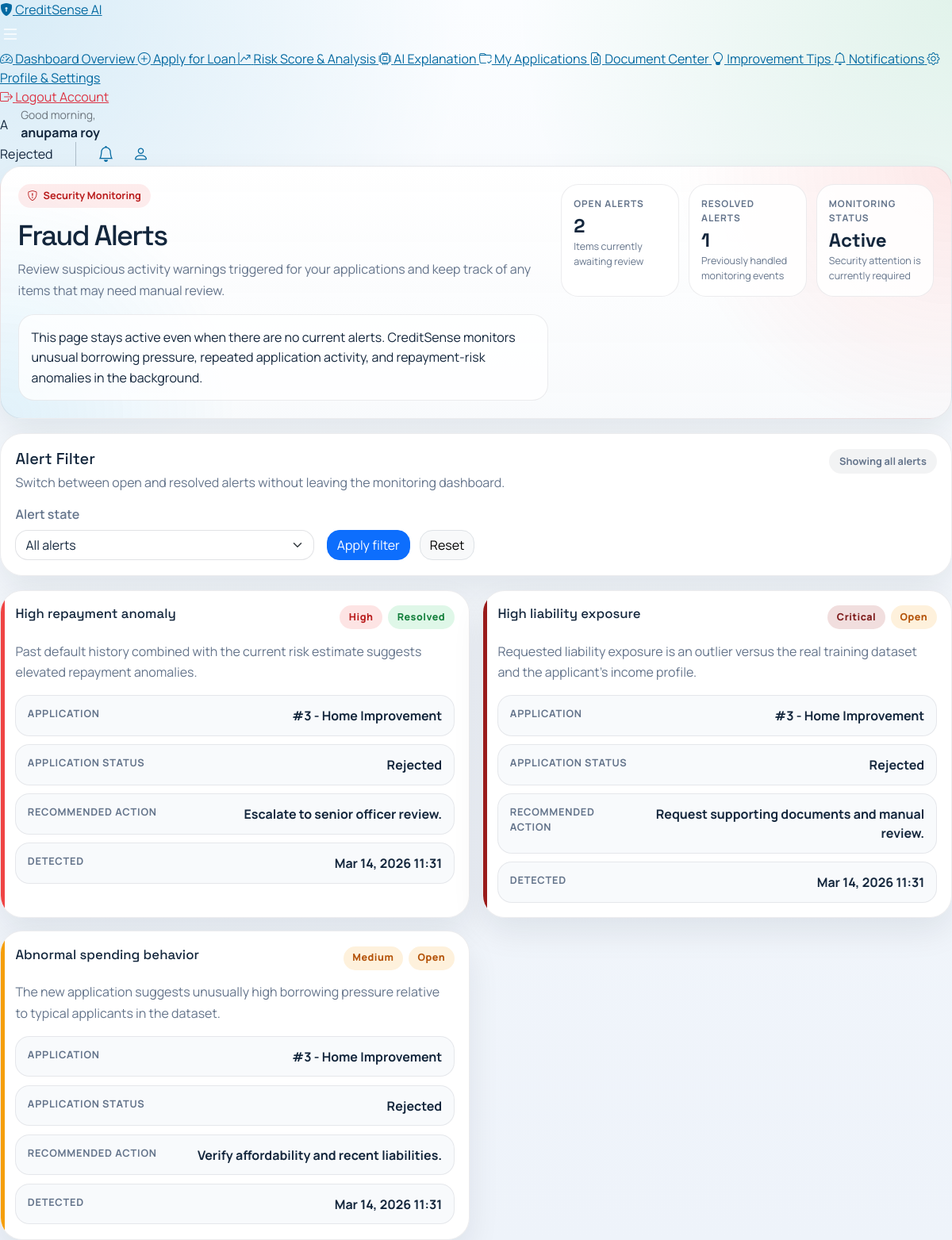
Screenshot of /user/fraud-alerts/ (signed in) with the database file from the repository.
### users/models.py (models this page shows, shortened)
class CustomUser(AbstractUser):
    ROLE_CHOICES = (
        ("USER", "User"),
        ("BANK_OFFICER", "Bank Officer"),
        ("ADMIN", "Admin"),
    )
    role = models.CharField(max_length=20, choices=ROLE_CHOICES, default="USER")
    phone_number = models.CharField(max_length=15, blank=True, null=True)
    pan_number = models.CharField(max_length=10, blank=True, null=True, unique=True)
    is_verified = models.BooleanField(default=False)
    profile_picture = models.ImageField(upload_to="profile_pics/", blank=True, null=True)

### credit_prediction/models.py (models this page shows, shortened)
class LoanApplication(models.Model):
    LOAN_INTENT_CHOICES = (
        ("PERSONAL", "Personal"),
        ("EDUCATION", "Education"),
        ("MEDICAL", "Medical"),
        ("VENTURE", "Venture"),
        ("HOMEIMPROVEMENT", "Home Improvement"),
        ("DEBTCONSOLIDATION", "Debt Consolidation"),
    )
    LOAN_GRADE_CHOICES = tuple((grade, grade) for grade in "ABCDEFG")
    STATUS_CHOICES = (
        ("PENDING", "Pending"),
        ("APPROVED", "Approved"),
        ("REJECTED", "Rejected"),
        ("VERIFICATION_REQUIRED", "Verification Required"),
    )
    user = models.ForeignKey(
        CustomUser,
        on_delete=models.CASCADE,
        related_name="loan_applications",
    )
    loan_intent = models.CharField(
        max_length=50,
        choices=LOAN_INTENT_CHOICES,
        help_text="Purpose of the loan",
    )
    loan_grade = models.CharField(
        max_length=5,
        choices=LOAN_GRADE_CHOICES,
        help_text="Assigned loan grade",
    )
    loan_amnt = models.FloatField(help_text="Requested loan amount")
    loan_int_rate = models.FloatField(help_text="Applied interest rate")
    loan_percent_income = models.FloatField(
        help_text="Loan amount as a percentage of annual income"
    )
    status = models.CharField(max_length=32, choices=STATUS_CHOICES, default="PENDING")
    is_flagged_by_officer = models.BooleanField(default=False)
    reviewed_by = models.ForeignKey(
        CustomUser,
        on_delete=models.SET_NULL,
        null=True,
        blank=True,
        related_name="reviewed_loans",
        limit_choices_to={"role": "BANK_OFFICER"},
    )
    decision_notes = models.TextField(blank=True, default="")
    reviewed_at = models.DateTimeField(null=True, blank=True)
    created_at = models.DateTimeField(auto_now_add=True)

class FraudAlert(models.Model):
    ALERT_TYPE_LABEL_ALIASES = {
        "Unusual transactions": "High liability exposure",
    }
    SEVERITY_CHOICES = (
        ("LOW", "Low"),
        ("MEDIUM", "Medium"),
        ("HIGH", "High"),
        ("CRITICAL", "Critical"),
    )
    user = models.ForeignKey(
        CustomUser,
        on_delete=models.CASCADE,
        related_name="fraud_alerts",
    )
    application = models.ForeignKey(
        LoanApplication,
        on_delete=models.CASCADE,
        null=True,
        blank=True,
        related_name="associated_alerts",
    )
    alert_type = models.CharField(
        max_length=100,
        help_text="E.g., Abnormal spending behavior, Multiple applications",
    )
    severity = models.CharField(
        max_length=20,
        choices=SEVERITY_CHOICES,
        help_text="Low, Medium, High, Critical",
    )
    description = models.TextField()
    recommended_action = models.CharField(max_length=255, blank=True, default="")
    resolved = models.BooleanField(default=False)
    detected_at = models.DateTimeField(auto_now_add=True)
    @property
    def display_alert_type(self):
        return self.ALERT_TYPE_LABEL_ALIASES.get(self.alert_type, self.alert_type)

### users/views.py (the view)
# urls.py: path("fraud-alerts/", views.fraud_alerts, name="fraud-alerts"),
@role_required("USER")
def fraud_alerts(request):
    all_alerts = request.user.fraud_alerts.select_related("application").order_by(
        "-detected_at"
    )
    selected_state = (request.GET.get("state") or "").strip()
    alerts = all_alerts
    if selected_state == "open":
        alerts = alerts.filter(resolved=False)
    elif selected_state == "resolved":
        alerts = alerts.filter(resolved=True)
    open_alert_count = all_alerts.filter(resolved=False).count()
    resolved_alert_count = all_alerts.filter(resolved=True).count()
    total_alert_count = open_alert_count + resolved_alert_count
    return render(
        request,
        "users/fraud_alerts.html",
        _user_context(
            "fraud-alerts",
            alerts=alerts,
            selected_state=selected_state,
            open_alert_count=open_alert_count,
            resolved_alert_count=resolved_alert_count,
            total_alert_count=total_alert_count,
        ),
    )

### templates/users/fraud_alerts.html (shortened to what this page needs)
{% extends 'users/base.html' %}
{% block user_content %}
<div class="fraud-page">
    <section class="fraud-hero">
        <div class="fraud-hero-grid">
            <div>
                <span class="fraud-kicker"><i class="bi bi-shield-exclamation"></i> Security Monitoring</span>
                <h1 class="fraud-title">Fraud Alerts</h1>
                <p class="fraud-copy">
                    Review suspicious activity warnings triggered for your applications and keep track of any items that may need manual review.
                </p>
                <div class="fraud-note">
                    This page stays active even when there are no current alerts. CreditSense monitors unusual borrowing pressure,
                    repeated application activity, and repayment-risk anomalies in the background.
                </div>
            </div>
            <div class="fraud-stat-grid">
                <div class="fraud-stat-card">
                    <span class="fraud-stat-label">Open Alerts</span>
                    <span class="fraud-stat-value">{{ open_alert_count }}</span>
                    <span class="fraud-stat-meta">Items currently awaiting review</span>
                </div>
                <div class="fraud-stat-card">
                    <span class="fraud-stat-label">Resolved Alerts</span>
                    <span class="fraud-stat-value">{{ resolved_alert_count }}</span>
                    <span class="fraud-stat-meta">Previously handled monitoring events</span>
                </div>
                <div class="fraud-stat-card">
                    <span class="fraud-stat-label">Monitoring Status</span>
                    <span class="fraud-stat-value">
                        {% if open_alert_count %}
                            Active
                        {% elif total_alert_count %}
                            Clear
                        {% else %}
                            Normal
                        {% endif %}
                    </span>
                    <span class="fraud-stat-meta">
                        {% if open_alert_count %}
                            Security attention is currently required
                        {% elif total_alert_count %}
                            No open alerts at the moment
                        {% else %}
                            No alerts have been recorded yet
                        {% endif %}
                    </span>
                </div>
            </div>
        </div>
    </section>
    <section class="fraud-filter-card">
        <div class="fraud-filter-head">
            <div>
                <h5>Alert Filter</h5>
                <p>Switch between open and resolved alerts without leaving the monitoring dashboard.</p>
            </div>
            <span class="fraud-filter-indicator">
                {% if selected_state == 'open' %}
                    Showing open alerts
                {% elif selected_state == 'resolved' %}
                    Showing resolved alerts
                {% else %}
                    Showing all alerts
                {% endif %}
            </span>
        </div>
        <form method="get" class="row g-3 align-items-end">
            <div class="col-md-4">
                <label class="form-label" for="state-filter">Alert state</label>
                <select class="form-select" id="state-filter" name="state">
                    <option value="">All alerts</option>
                </select>
            </div>
            <div class="col-md-8 fraud-filter-actions">
                <button class="btn btn-primary" type="submit">Apply filter</button>
                <a class="btn btn-light border" href="{% url 'users:fraud-alerts' %}">Reset</a>
            </div>
        </form>
    </section>
    {% if alerts %}
        <section class="fraud-grid">
            {% for alert in alerts %}
                <article class="fraud-alert-card severity-{{ alert.severity|lower }}">
                    <div class="fraud-alert-head">
                        <div>
                            <h3 class="fraud-alert-title">{{ alert.display_alert_type }}</h3>
                        </div>
                        <div class="fraud-chip-group">
                            <span class="fraud-chip severity-{{ alert.severity|lower }}">{{ alert.get_severity_display }}</span>
                            <span class="fraud-chip {% if alert.resolved %}state-resolved{% else %}state-open{% endif %}">
                                {% if alert.resolved %}Resolved{% else %}Open{% endif %}
                            </span>
                        </div>
                    </div>
                    <p class="fraud-alert-copy">{{ alert.description }}</p>
                    <div class="fraud-detail-grid">
                        {% if alert.application %}
                            <div class="fraud-detail-row">
                                <span class="fraud-detail-label">Application</span>
                                <span class="fraud-detail-value">
                                    #{{ alert.application.id }}
                                    {% if alert.application.get_loan_intent_display %} - {{ alert.application.get_loan_intent_display }}{% else %} - {{ alert.application.loan_intent }}{% endif %}
                                </span>
                            </div>
                            <div class="fraud-detail-row">
                                <span class="fraud-detail-label">Application Status</span>
                                <span class="fraud-detail-value">{{ alert.application.get_status_display }}</span>
                            </div>
                        {% endif %}
                        <div class="fraud-detail-row">
                            <span class="fraud-detail-label">Recommended Action</span>
                            <span class="fraud-detail-value">{{ alert.recommended_action|default:"Contact support for a manual review." }}</span>
                        </div>
                        <div class="fraud-detail-row">
                            <span class="fraud-detail-label">Detected</span>
                            <span class="fraud-detail-value">{{ alert.detected_at|date:"M d, Y H:i" }}</span>
                        </div>
                    </div>
                </article>
            {% endfor %}
        </section>
    {% endif %}
</div>
{% endblock %}

### templates/users/base.html (shortened to what this page needs)
{% extends 'base/base.html' %}
{% load static %}
{% load display_formatters %}
{% block main_wrapper %}
<aside class="dashboard-sidebar" id="mainSidebar">
    <div class="sidebar-header">
        <a href="{% url 'landing' %}" class="sidebar-brand">
            <i class="bi bi-shield-lock-fill"></i>
            <span>CreditSense AI</span>
        </a>
        <button class="btn btn-link text-white p-0 d-none d-lg-block" onclick="toggleSidebar()">
            <i class="bi bi-list fs-4"></i>
        </button>
    </div>
    <nav class="sidebar-nav">
        <a href="{% url 'users:dashboard' %}" class="nav-link-saas {% if user_section == 'dashboard' %}active{% endif %}">
            <i class="bi bi-speedometer2"></i> <span class="nav-label">Dashboard Overview</span>
        </a>
        <a href="{% url 'users:financial-data' %}" class="nav-link-saas {% if user_section == 'financial-data' %}active{% endif %}">
            <i class="bi bi-plus-circle"></i> <span class="nav-label">Apply for Loan</span>
        </a>
        <a href="{% url 'users:credit-score' %}" class="nav-link-saas {% if user_section == 'credit-score' %}active{% endif %}">
            <i class="bi bi-graph-up-arrow"></i> <span class="nav-label">Risk Score & Analysis</span>
        </a>
        <a href="{% url 'users:explanation' %}" class="nav-link-saas {% if user_section == 'explanation' %}active{% endif %}">
            <i class="bi bi-cpu"></i> <span class="nav-label">AI Explanation</span>
        </a>
        <a href="{% url 'users:history' %}" class="nav-link-saas {% if user_section == 'history' %}active{% endif %}">
            <i class="bi bi-folder-check"></i> <span class="nav-label">My Applications</span>
        </a>
        <a href="{% url 'users:documents' %}" class="nav-link-saas {% if user_section == 'documents' %}active{% endif %}">
            <i class="bi bi-file-earmark-lock"></i> <span class="nav-label">Document Center</span>
        </a>
        <a href="{% url 'users:improvements' %}" class="nav-link-saas {% if user_section == 'improvements' %}active{% endif %}">
            <i class="bi bi-lightbulb"></i> <span class="nav-label">Improvement Tips</span>
        </a>
        <a href="{% url 'users:notifications' %}" class="nav-link-saas {% if user_section == 'notifications' %}active{% endif %}">
            <i class="bi bi-bell"></i> <span class="nav-label">Notifications</span>
        </a>
        <a href="{% url 'users:profile' %}" class="nav-link-saas {% if user_section == 'profile' %}active{% endif %}">
            <i class="bi bi-gear"></i> <span class="nav-label">Profile & Settings</span>
        </a>
    </nav>
    <div class="sidebar-footer">
        <a href="{% url 'logout' %}" class="nav-link-saas text-danger border-0">
            <i class="bi bi-box-arrow-right"></i> <span class="nav-label">Logout Account</span>
        </a>
    </div>
</aside>
<main class="dashboard-main">
    <header class="dashboard-topbar">
        <div class="topbar-left d-flex align-items-center gap-3">
            <div class="user-avatar overflow-hidden">
                {% if request.user.profile_picture %}
                    <img src="{{ request.user.profile_picture.url }}" class="w-100 h-100 object-fit-cover" alt="Avatar">
                {% else %}
                    {{ request.user.username|make_list|first|upper }}
                {% endif %}
            </div>
            <div>
                <span class="text-secondary small d-block">Good morning,</span>
                <span class="fw-bold">{{ request.user.get_full_name|default:request.user.username }}</span>
            </div>
        </div>
        <div class="topbar-right d-flex align-items-center gap-4">
            {% with latest_app=request.user.loan_applications.first %}
                {% if latest_app %}
                    <span class="status-badge {% if latest_app.status == 'APPROVED' %}status-approved{% elif latest_app.status == 'REJECTED' %}status-rejected{% else %}status-pending{% endif %}">
                        {{ latest_app.get_status_display }}
                    </span>
                {% else %}
                    <span class="status-badge status-pending">No Applications Yet</span>
                {% endif %}
            {% endwith %}
            <a href="{% url 'users:notifications' %}" class="quick-action-btn position-relative">
                <i class="bi bi-bell fs-5"></i>
            </a>
            <a href="{% url 'users:profile' %}" class="quick-action-btn">
                <i class="bi bi-person fs-5"></i>
            </a>
        </div>
    </header>
    <div class="dashboard-content">
        {% block user_content %}{% endblock %}
    </div>
</main>
{% endblock %}

### templates/base/base.html (shortened to what this page needs)
{% load static %}
<!DOCTYPE html>
<html lang="en">
<head>
    <link href="https://cdn.jsdelivr.net/npm/bootstrap@5.3.3/dist/css/bootstrap.min.css" rel="stylesheet">
    <link rel="stylesheet" href="https://cdn.jsdelivr.net/npm/bootstrap-icons@1.11.3/font/bootstrap-icons.min.css">
    <link rel="stylesheet" href="{% static 'css/app.css' %}">
</head>
<body>
    <div class="page-shell">
        {% block main_wrapper %}{% endblock main_wrapper %}
    </div>
</body>
</html>

### rows the page displays
CustomUser: user.username|make_list "A", user.get_full_name "anupama roy"
LoanApplication: status "Rejected"
FraudAlert: display_alert_type "High repayment anomaly", severity "High", resolved "Resolved", description "Past default history combined with the current risk estimate suggests elevated repayment anomalies.", application.id "3", application.loan_intent "Home Improvement", application.status "Rejected", recommended_action "Escalate to senior officer review.", detected_at "Mar 14, 2026 11:31"
FraudAlert: display_alert_type "High liability exposure", severity "Critical", resolved "Open", description "Requested liability exposure is an outlier versus the real training dataset and the applicant's income profile.", application.id "3", application.loan_intent "Home Improvement", application.status "Rejected", recommended_action "Request supporting documents and manual review.", detected_at "Mar 14, 2026 11:31"
FraudAlert: display_alert_type "Abnormal spending behavior", severity "Medium", resolved "Open", description "The new application suggests unusually high borrowing pressure relative to typical applicants in the dataset.", application.id "3", application.loan_intent "Home Improvement", application.status "Rejected", recommended_action "Verify affordability and recent liabilities.", detected_at "Mar 14, 2026 11:31"

### other values shown
{{ open_alert_count }} "2"
{{ resolved_alert_count }} "1"
